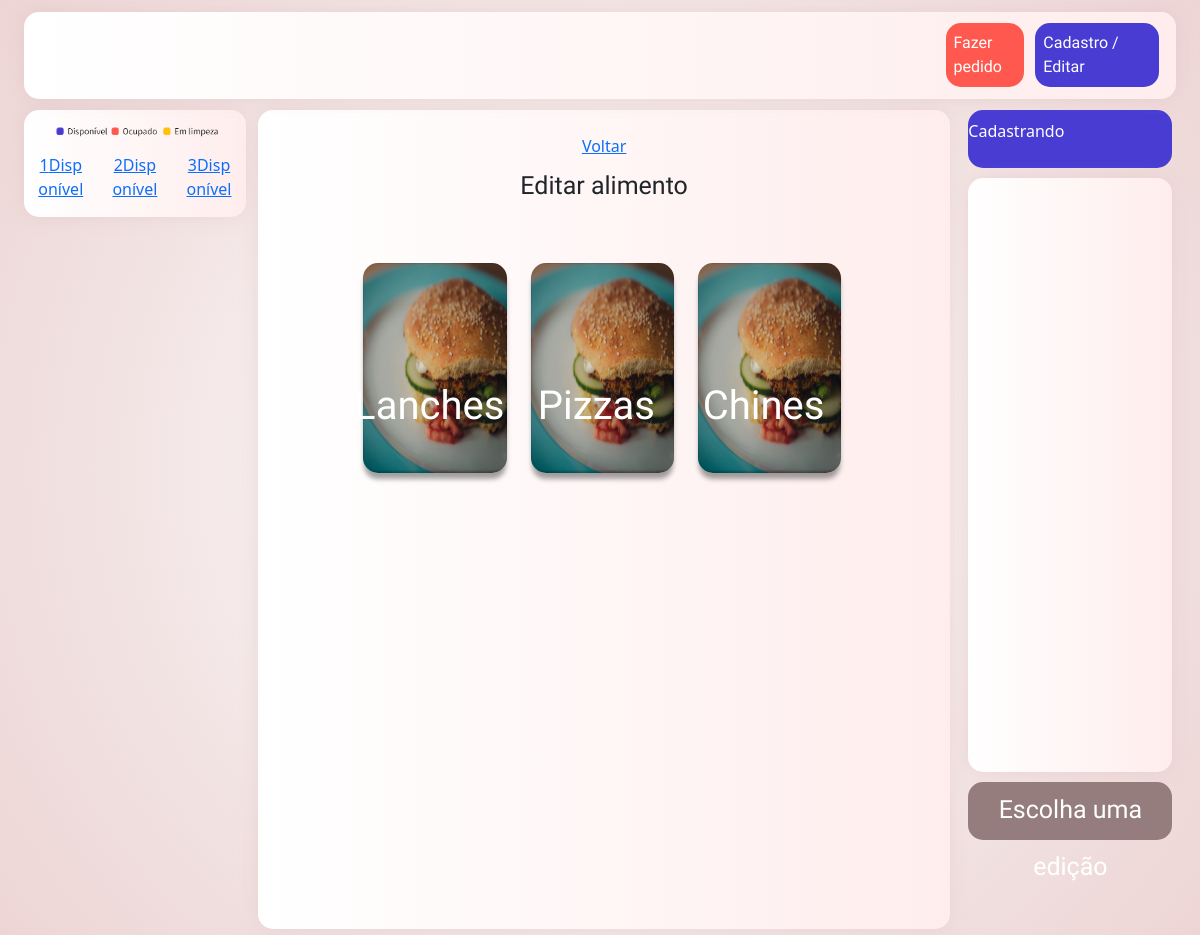
Screenshot of /back-end/editar_alimento.php with the database file from the repository.
### tables this page shows
CREATE TABLE `mesa` (
  `idMesa` int(11) NOT NULL,
  `idStatusMesa` int(11) NOT NULL
);

CREATE TABLE `statusmesa` (
  `idStatusMesa` int(11) NOT NULL,
  `status` varchar(255) NOT NULL
);

CREATE TABLE `categoriaalimento` (
  `idCatAlimento` int(11) NOT NULL,
  `nomeCatAlimento` varchar(255) NOT NULL,
  `fotoCatAlimento` varchar(255) NOT NULL
);

### back-end/editar_alimento.php (the view, shortened to what this page needs)
<?php
include_once("conexao.php");
?>
<!DOCTYPE html>
<html lang="en">
<head>
    <link href="https://cdn.jsdelivr.net/npm/bootstrap@5.3.0-alpha1/dist/css/bootstrap.min.css" rel="stylesheet">
    <link rel="stylesheet" href="css/style.css">
    <link rel="stylesheet" href="css/style_categoria.css">
</head>
<body>
    <div class="container-fluid containerPrincipal">
        <div class="row linha1 justify-content-center">
            <div class="col coluna-nav">
                <div class="botoes">
                    <a href="index.php" class="botao1">Fazer pedido</a>
                    <a href="cadastros.php" class="botao2">Cadastro / Editar</a>
                </div>
            </div>
        </div>
        <div class="row linha2">
            <div class="col-4 order-first interface1">
                <div class="row justify-content-around">
                    <div class="col-md-12 col_comanda">
                        <div class="row">
                            <div class="col">
                                <div class="imagem_legenda">
                                    <img src="image/Legenda.png" class="img-fluid ">
                                </div>
                            </div>
                        </div>
                        <div class="row justify-content-around">
                            <?php
                            $sql = "SELECT * FROM mesa ORDER BY idMesa";
                            $result = $conn->query($sql);
                            while ($row = mysqli_fetch_assoc($result)) {
                                $idStatusMesa = $row['idStatusMesa'];
                                $sql2 = "SELECT * FROM statusmesa WHERE idStatusMesa = $idStatusMesa";
                                $result2 = $conn->query($sql2);
                                $dados = mysqli_fetch_assoc($result2);
                                if ($idStatusMesa == 1) {
                            ?>
                                    <div class="col-md-4 text-center mb-3">
                                        <?php
                                        if (!isset($idMesa)) {
                                        ?>
                                            <a href="<?php echo 'index.php?id=' . $row['idMesa'] ?>"><?php echo $row['idMesa'], $dados['status']; ?></a>
                                        <?php
                                        } else {
                                        ?>
                                            <?php echo $row['idMesa'], $dados['status']; ?>
                                        <?php
                                        }
                                        ?>
                                    </div>
                                <?php
                                } else {
                                ?>
                                    <div class="col-md-4 text-center mb-3">
                                        <?php echo $row['idMesa'], $dados['status']; ?>
                                    </div>
                            <?php
                                }
                            }
                            ?>
                        </div>
                    </div>
                </div>
            </div>
            <div class="col-4 interface2">
                <div class="row justify-content-center text center mt-4 mb-5">
                    <div class="col-md-8">
                        <a href="cadastros.php">Voltar</a>
                        <div class="texto1 text-dark">Editar alimento</div>
                    </div>
                </div>
                <div class="tudo_categoria ">
                    <div class="row justify-content-center categorias">
                        <?php
                        $sql3 = "SELECT * FROM categoriaalimento";
                        $result3 = $conn->query($sql3);
                        while ($rowCat = mysqli_fetch_assoc($result3)) {
                        ?>
                            <div class="col-3 col_imag mb-3">
                                <a href="<?php echo 'editar_alimento2.php?idCat=' . $rowCat['idCatAlimento'] ?>" class="botao_imagem">
                                    <img src="image/lanches.jpeg" class="img-fluid img_class">
                                </a>
                                <p class="texto_categorias"><?php echo $rowCat['nomeCatAlimento'] ?></p>
                            </div>
                        <?php
                        }
                        ?>
                    </div>
                </div>
            </div>
            <div class="col-4 order-last interface3">
                <div class="tamanho_interface3">
                    <div class="col coluna1 d-flex align-items-center ">
                        <p class='text-ceNter'>Cadastrando</p>
                    </div>
                    <div class="col coluna2"></div>
                    <div class="col coluna4">Escolha uma edição</div>
                </div>
            </div>
        </div>
</body>
</html>

### back-end/css/style.css (style rules this page uses)
body { background: rgb(255, 255, 255); background: radial-gradient(circle, rgba(255, 255, 255, 1) 0%, rgba(240, 222, 222, 1) 76%, rgba(238, 213, 213, 1) 100%); background-size: contain; height: 100%; width: 100%; }
.botao1 { margin-top: auto; word-wrap: break-word; width: 7%; text-decoration: none; margin-bottom: auto; height: 100%; font-family: 'Lexend', sans-serif; background-color: #FF584E; color: #fff; border-radius: 15px; padding: 0.7%; border: none; }
.botao2 { margin-top: auto; text-decoration: none; margin-bottom: auto; color: #fff; border: none; background-color: #483CD3; word-wrap: break-word; height: 100%; width: 11%; padding: 0.7%; border-radius: 15px; font-family: 'Lexend', sans-serif; margin-left: 1%; }
.botoes { display: flex; justify-content: end; margin-right: 0.5%; }
.coluna-nav { z-index: 1; padding: 1%; background: rgb(255, 255, 255); background: linear-gradient(90deg, rgba(255, 255, 255, 1) 0%, rgba(255, 237, 237, 1) 100%); color: #fff; justify-content: 'right'; height: 100%; border-radius: 15px; -webkit-box-shadow: -1px 0px 20px -3px rgba(205, 171, 168, 0.35); -moz-box-shadow: -1px 0px 20px -3px rgba(205, 171, 168, 0.35); box-shadow: -1px 0px 20px -3px rgba(205, 171, 168, 0.35); }
.linha1 { margin: 1%; width: auto; height: auto; }
.linha2 { margin-left: 1%; width: 99.5%; height: 825px; word-wrap: break-word; }
.containerPrincipal { height: 100%; width: 100%; }
.interface1 { width: 19%; height: 100%; align-items: 'center'; margin-right: 1%; }
.interface2 { background: rgb(255, 255, 255); background: linear-gradient(90deg, rgba(255, 255, 255, 1) 0%, rgba(255, 237, 237, 1) 100%); padding-bottom: 5.3%; margin-right: 0.5%; color: #fff; height: 99.2%; text-align: center; width: 59.2%; border-radius: 15px; -webkit-box-shadow: -1px 0px 20px -3px rgba(205, 171, 168, 0.35); -moz-box-shadow: -1px 0px 20px -3px rgba(205, 171, 168, 0.35); box-shadow: -1px 0px 20px -3px rgba(205, 171, 168, 0.35); }
.interface3 { color: #fff; width: 19.5%; height: 100%; }
.tamanho_interface3 { height: 100%; width: 100%; }
.coluna1 { background-color: #947D7C; color: #fff; width: 100%; height: 7%; border-radius: 15px; margin-bottom: 5%; }
.coluna2 { background: rgb(255, 255, 255); background: linear-gradient(90deg, rgba(255, 255, 255, 1) 0%, rgba(255, 237, 237, 1) 100%); color: #947D7C; font-family: 'Lexend', sans-serif; text-align: center; line-height: 500%; width: 100%; height: 72%; border-radius: 15px; -webkit-box-shadow: -1px 0px 20px -3px rgba(205, 171, 168, 0.35); -moz-box-shadow: -1px 0px 20px -3px rgba(205, 171, 168, 0.35); box-shadow: -1px 0px 20px -3px rgba(205, 171, 168, 0.35); margin-bottom: 5%; }
.coluna4 { color: #fff; width: 100%; height: 7%; border-radius: 15px; align-items: center; font-family: 'Lexend', sans-serif; background-color: #947D7C; font-size: 25px; text-align: center; line-height: 225%; }
.col_comanda { background: rgb(255, 255, 255); background: linear-gradient(90deg, rgba(255, 255, 255, 1) 0%, rgba(255, 237, 237, 1) 100%); height: 100%; width: 100%; border-radius: 15px; -webkit-box-shadow: -1px 0px 20px -3px rgba(205, 171, 168, 0.35); -moz-box-shadow: -1px 0px 20px -3px rgba(205, 171, 168, 0.35); box-shadow: -1px 0px 20px -3px rgba(205, 171, 168, 0.35); margin-right: 0.5%; }
.texto1 { font-family: 'Lexend', sans-serif; font-size: 25px; text-align: center; line-height: 225%; }
.img_class { z-index: 20; width: 100%; border-radius: 15px; height: 100%; -webkit-box-shadow: 0px 7px 5px -1px rgba(0, 0, 0, 0.37); box-shadow: inset 0px 0px 100px 100px rgb(0, 0, 0); box-shadow: 0px 7px 5px -1px rgba(0, 0, 0, 0.37); }
.botao_imagem { width: 80%; border: none; height: 80%; background-color: transparent; border-radius: 15px; }
.categorias { width: 100%; height: 100%; }
.tudo_categoria { margin-left: 1.5%; border-radius: 15px; height: 30%; width: 100%; }
.texto_categorias { display: flex; width: 10%; align-items: center; text-align: center; justify-content: center; font-family: 'DM Sans', sans-serif; font-weight: 120px; font-size: 40px; user-select: none; color: #fff; z-index: 2; position: relative; top: -55%; left: 46%; }

### rows the page displays
mesa: idMesa "1", idStatusMesa.status "Disponível"
mesa: idMesa "2", idStatusMesa.status "Disponível"
mesa: idMesa "3", idStatusMesa.status "Disponível"
categoriaalimento: nomeCatAlimento "Lanches"
categoriaalimento: nomeCatAlimento "Pizzas"
categoriaalimento: nomeCatAlimento "Chines"
